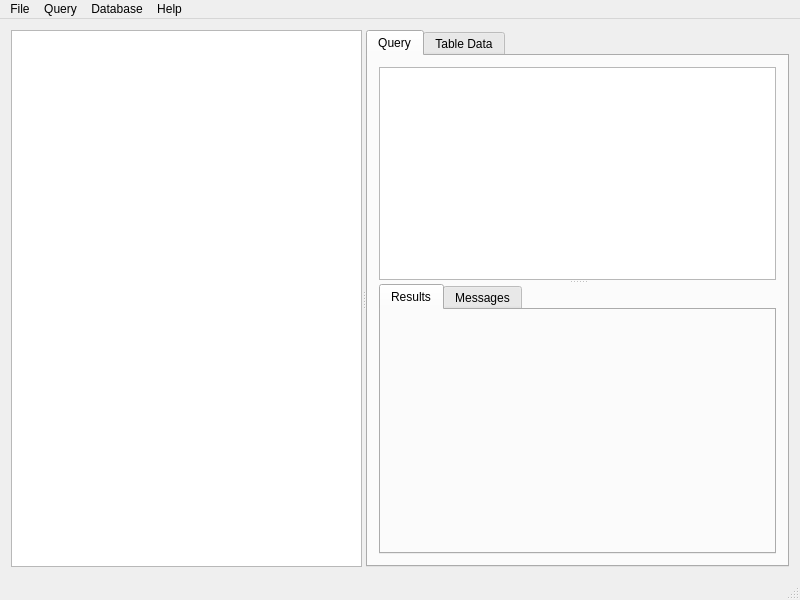
<?xml version="1.0" encoding="UTF-8"?>
<ui version="4.0">
 <class>MainWindow</class>
 <widget class="QMainWindow" name="MainWindow">
  <property name="geometry">
   <rect>
    <x>0</x>
    <y>0</y>
    <width>800</width>
    <height>600</height>
   </rect>
  </property>
  <property name="windowTitle">
   <string>SQLite Query Analyzer</string>
  </property>
  <widget class="QWidget" name="centralWidget">
   <layout class="QGridLayout" name="gridLayout">
    <item row="0" column="0">
     <widget class="QSplitter" name="splitterMain">
      <property name="orientation">
       <enum>Qt::Orientation::Horizontal</enum>
      </property>
      <widget class="QTreeWidget" name="treeWidget">
       <attribute name="headerVisible">
        <bool>false</bool>
       </attribute>
       <column>
        <property name="text">
         <string notr="true">1</string>
        </property>
       </column>
      </widget>
      <widget class="QTabWidget" name="tabWidget">
       <property name="currentIndex">
        <number>0</number>
       </property>
       <widget class="QWidget" name="queryTab">
        <attribute name="title">
         <string>Query</string>
        </attribute>
        <layout class="QGridLayout" name="gridLayout_2">
         <item row="0" column="0">
          <widget class="QSplitter" name="splitterQueryTab">
           <property name="orientation">
            <enum>Qt::Orientation::Vertical</enum>
           </property>
           <widget class="QTextEdit" name="textEdit"/>
           <widget class="QTabWidget" name="queryResultTab">
            <property name="currentIndex">
             <number>0</number>
            </property>
            <widget class="QWidget" name="queryResultsGrid">
             <attribute name="title">
              <string>Results</string>
             </attribute>
             <layout class="QGridLayout" name="gridLayout_4"/>
            </widget>
            <widget class="QWidget" name="queryResultMessagesTab">
             <attribute name="title">
              <string>Messages</string>
             </attribute>
             <layout class="QGridLayout" name="gridLayout_3">
              <item row="0" column="0">
               <widget class="QPlainTextEdit" name="queryResultMessagesTextEdit"/>
              </item>
             </layout>
            </widget>
           </widget>
          </widget>
         </item>
        </layout>
       </widget>
       <widget class="QWidget" name="gridTab">
        <attribute name="title">
         <string>Table Data</string>
        </attribute>
        <layout class="QGridLayout" name="gridLayout_5">
         <item row="0" column="0">
          <widget class="QTableView" name="tableView"/>
         </item>
        </layout>
       </widget>
      </widget>
     </widget>
    </item>
   </layout>
  </widget>
  <widget class="QMenuBar" name="menuBar">
   <property name="geometry">
    <rect>
     <x>0</x>
     <y>0</y>
     <width>800</width>
     <height>33</height>
    </rect>
   </property>
   <widget class="QMenu" name="menuFile">
    <property name="title">
     <string>File</string>
    </property>
    <addaction name="actionNew"/>
    <addaction name="actionOpen"/>
    <addaction name="actionSave"/>
    <addaction name="separator"/>
    <addaction name="actionExit"/>
    <addaction name="separator"/>
   </widget>
   <widget class="QMenu" name="menuQuery">
    <property name="title">
     <string>Query</string>
    </property>
    <addaction name="actionExecute_Query"/>
   </widget>
   <widget class="QMenu" name="menuDatabase">
    <property name="title">
     <string>Database</string>
    </property>
    <addaction name="actionRefresh"/>
    <addaction name="actionShrink"/>
    <addaction name="actionScript_Schema"/>
   </widget>
   <widget class="QMenu" name="menuHelp">
    <property name="title">
     <string>Help</string>
    </property>
    <addaction name="actionAbout"/>
   </widget>
   <addaction name="menuFile"/>
   <addaction name="menuQuery"/>
   <addaction name="menuDatabase"/>
   <addaction name="menuHelp"/>
  </widget>
  <widget class="QStatusBar" name="statusBar"/>
  <action name="actionExecute_Query">
   <property name="text">
    <string>Execute Query</string>
   </property>
   <property name="shortcut">
    <string>F5</string>
   </property>
  </action>
  <action name="actionResults_as_Grid">
   <property name="text">
    <string>Results as Grid</string>
   </property>
  </action>
  <action name="actionResults_as_XML">
   <property name="text">
    <string>Results as XML</string>
   </property>
  </action>
  <action name="actionResults_as_JSON">
   <property name="text">
    <string>Results as JSON</string>
   </property>
  </action>
  <action name="actionResults_as_Text">
   <property name="text">
    <string>Results as Text</string>
   </property>
  </action>
  <action name="actionExit">
   <property name="text">
    <string>Exit</string>
   </property>
   <property name="shortcut">
    <string/>
   </property>
  </action>
  <action name="actionAbout">
   <property name="text">
    <string>About</string>
   </property>
   <property name="shortcut">
    <string>F1</string>
   </property>
  </action>
  <action name="actionOpen">
   <property name="text">
    <string>Open</string>
   </property>
   <property name="shortcut">
    <string>Ctrl+O</string>
   </property>
  </action>
  <action name="actionNew">
   <property name="text">
    <string>New</string>
   </property>
   <property name="shortcut">
    <string>Ctrl+N</string>
   </property>
  </action>
  <action name="actionShrink">
   <property name="text">
    <string>Shrink</string>
   </property>
  </action>
  <action name="actionRefresh">
   <property name="text">
    <string>Refresh</string>
   </property>
  </action>
  <action name="actionScript_Schema">
   <property name="text">
    <string>Script Schema</string>
   </property>
  </action>
  <action name="actionSave">
   <property name="text">
    <string>Save</string>
   </property>
   <property name="shortcut">
    <string>Ctrl+S</string>
   </property>
  </action>
 </widget>
 <layoutdefault spacing="6" margin="11"/>
 <resources/>
 <connections/>
</ui>
